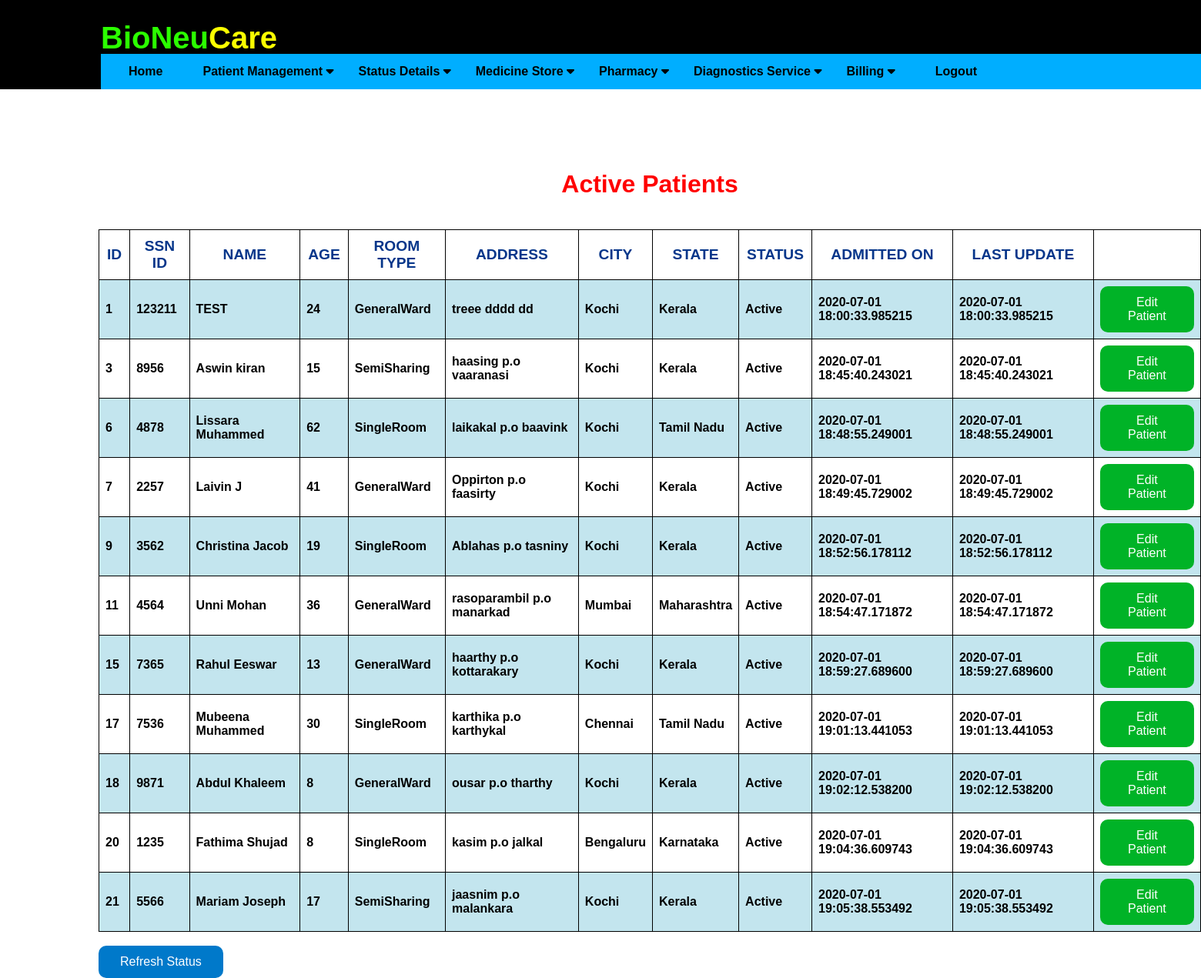
The page /patientscreen (signed in) on the database as committed earlier.
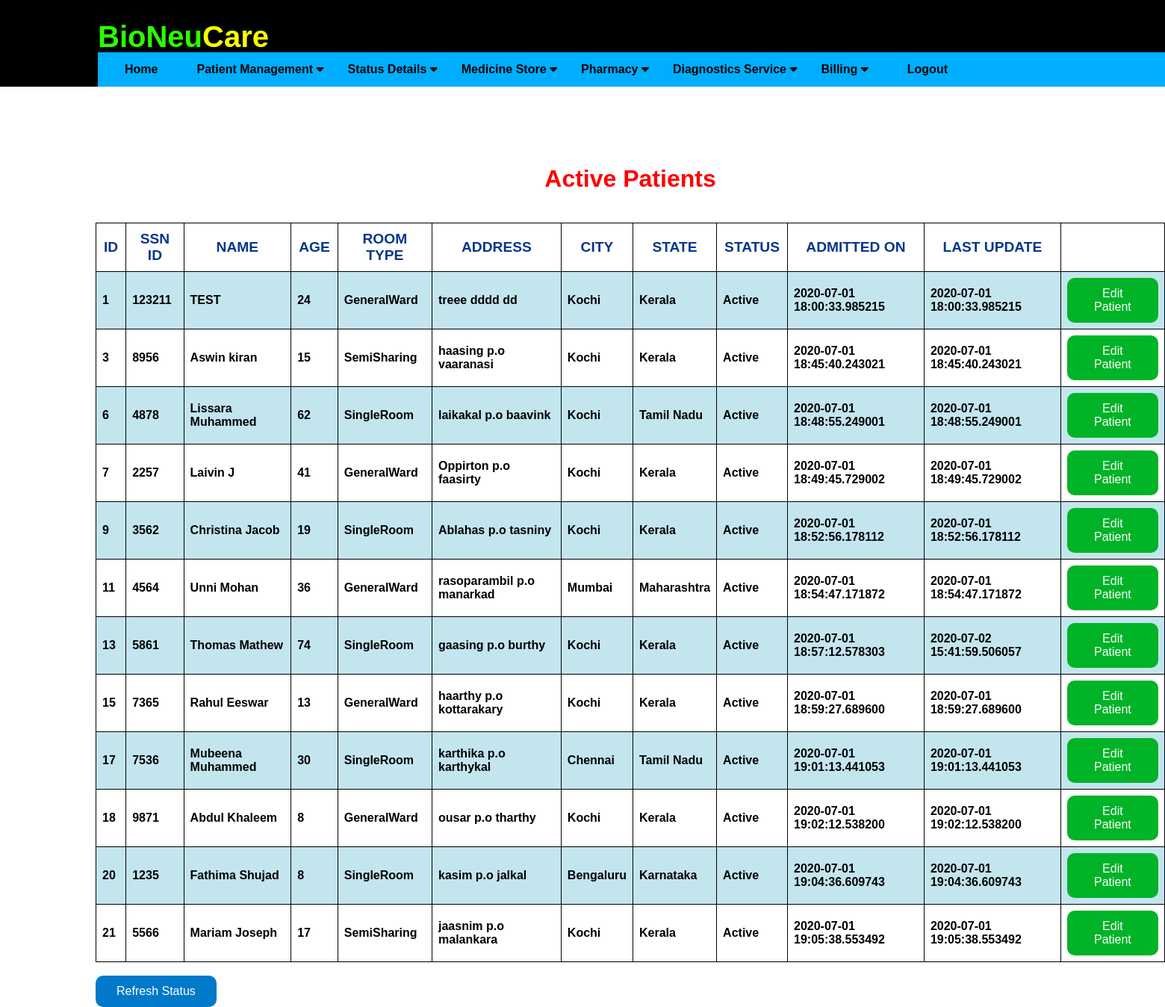
The same page on the database as committed later.
### application/routes.py (models this page shows)
class Patients(db.Model):
    __tablename__ = 'patients'
    id = db.Column(db.Integer, primary_key=True)
    ssn_id = db.Column(db.Integer)
    pname = db.Column(db.String(20), nullable=False)
    age = db.Column(db.Integer)
    date = db.Column(db.DateTime, default=datetime.now)
    ldate = db.Column(db.DateTime, default=datetime.now)
    tbed = db.Column(db.String(10))
    address = db.Column(db.String(20))
    city = db.Column(db.String(20))
    state = db.Column(db.String(20))
    status = db.Column(db.String(20))

### application/routes.py (the view)
@app.route('/patientscreen')
def patientscreen():
    if 'username' in session:
        pts = Patients.query.filter_by( status = 'Active' )
        print("ptsss",pts)
        if not pts:
            flash('All Patients Discharged')
            return redirect( url_for('update_patient') )
        else:
            print("inside else")
            return render_template('patientscreen.html', pts = pts)
    else:
        flash('You have been logged out. Please login again')
        return redirect( url_for('login') )

### application/templates/patientscreen.html (shortened to what this page needs)
{% extends "layout.html" %}
{% block content %}
<div class="astatus">
    <h1 style="color: rgb(255, 0, 0);">Active Patients</h1><br>
    <table border="1">
        <tr>
            <th>ID</th>
            <th>SSN ID</th>
            <th>NAME</th>
            <th>AGE</th>
            <th>ROOM TYPE</th>
            <th>ADDRESS</th>
            <th>CITY</th>
            <th>STATE</th>
            <th>STATUS</th>
            <th>ADMITTED ON</th>
            <th>LAST UPDATE</th>
            <th></th>
        </tr>
        {% for update in pts %}
        <tr>
            <td> {{ update.id }} </td>
            <td> {{ update.ssn_id }} </td>
            <td> {{ update.pname }} </td>
            <td> {{ update.age }} </td>
            <td> {{ update.tbed }} </td>
            <td> {{ update.address }}</td>
            <td> {{ update.city }} </td>
            <td> {{ update.state }} </td>
            <td> {{ update.status }} </td>
            <td> {{ update.date }} </td>
            <td> {{ update.ldate }} </td>
            <td> <button type="button" class="ubutton" onclick="window.location='editpatientdetail/{{ update.id }}'"> Edit Patient </button> </td>
        </tr>
        {% else %}
                <h3>No Active Patients!</h3>
        {% endfor %}
    </table>
    <br>
    <form action="{{ url_for('patientscreen') }}">
    <button type="submit" class="ibutton" value="Refresh the list">Refresh Status</button>
    </form>
</div>
{% endblock %}

### application/templates/layout.html (shortened to what this page needs)
<!DOCTYPE html>
<html>
<head>
    <link rel="stylesheet" href="https://cdnjs.cloudflare.com/ajax/libs/font-awesome/4.7.0/css/font-awesome.min.css">
    <link rel="stylesheet" href="{{ url_for('static', filename='css/main.css') }}">
</head>
<body>
    {% include "includes/header.html" %}
    {% block content %} {% endblock %}
</body>
</html>

### application/templates/includes/header.html (shortened to what this page needs)
<header>
    <div class="heading">
        <h1 id="logo" style="color: rgb(43, 255, 0); display: inline-flex; font-size: 40px;">BioNeu
            <div style="color: rgb(251, 255, 0); display: inline-flex; font-size: 40px;">Care </div>
        </h1>
    </div>
    <div class="links">
        <nav class="navbar">
            <div class="home"><a href="{{ url_for('home') }}">Home</a></div>
            <div class="dropdown">
                <button class="dropbtn">Patient Management
                    <i class="fa fa-caret-down"></i>
                </button>
            </div>
            <div class="dropdown">
                <button class="dropbtn">Status Details
                    <i class="fa fa-caret-down"></i>
                </button>
            </div>
            <div class="dropdown">
                <button class="dropbtn">Medicine Store
                    <i class="fa fa-caret-down"></i>
                </button>
            </div>
            <div class="dropdown">
                <button class="dropbtn">Pharmacy
                    <i class="fa fa-caret-down"></i>
                </button>
            </div>
            <div class="dropdown">
                <button class="dropbtn">Diagnostics Service
                    <i class="fa fa-caret-down"></i>
                </button>
            </div>
            <div class="dropdown">
                <button class="dropbtn">Billing
                    <i class="fa fa-caret-down"></i>
                </button>
            </div>
            <div class="logout"><a href="{{ url_for('logout') }}">Logout</a></div>
        </nav>
    </div>
</header>

### application/static/css/main.css (style rules this page uses)
header { background-color: black; height: 116px; position: absolute; top: 0; left: 0; width: 100%; }
html { overflow-y: scroll; overflow-x: hidden; }
body { font-family: Arial, Helvetica, sans-serif; height: 100%; display: flex; flex-direction: column; }
#logo { color: rgb(7, 162, 252); display: inline-flex; position: absolute; left: 131px; }
.navbar { overflow: hidden; background-color: rgb(0, 174, 255); }
.navbar a { float: left; font-size: 16px; color: black; font-weight: bolder; text-align: center; padding: 14px 36px; text-decoration: none; }
.dropdown { float: left; overflow: hidden; }
.dropdown .dropbtn { font-size: 16px; font-weight: bolder; border: none; outline: none; color: black; padding: 14px 16px; background-color: inherit; font-family: inherit; margin: 0; }
.links { width: 1510px; position: absolute; left: 131px; top: 70px; }
table, th, td { border: 1px solid black; border-collapse: collapse; }
.astatus { position: absolute; top: 200px; padding-left: 120px; }
.astatus h1 { text-align: center; }

### application/templates/layout.html (style rules this page uses)
table { font-family: arial, sans-serif; border-collapse: collapse; width: 100%; }
td { border: 1px solid #dddddd; text-align: left; font-weight: bold; padding: 8px; }
th { border: 1px solid #dddddd; width: auto; color: #06368a; text-align: center; font-size: larger; font-weight: bolder; padding: 10px; }
tr:nth-child(even) { background-color: #c3e5ee; }
.ubutton { background-color: #00b327;; border: 2px; border-radius: 10px; color: white; padding: 12px 28px; text-align: center; text-decoration: none; display: inline-block; font-size: 16px; }
.ibutton { background-color: #0079ca;; border: 2px; border-radius: 10px; color: white; padding: 12px 28px; text-align: center; text-decoration: none; display: inline-block; font-size: 16px; }

Rows that differ between the two databases and show on the page:
now on this page (row edited): Patients: id "13", ssn_id "5861", pname "Thomas Mathew", age "74", tbed "SingleRoom", address "gaasing p.o burthy", city "Kochi", state "Kerala", status "Active", date "2020-07-01 18:57:12.578303", ldate "2020-07-02 15:41:59.506057"
